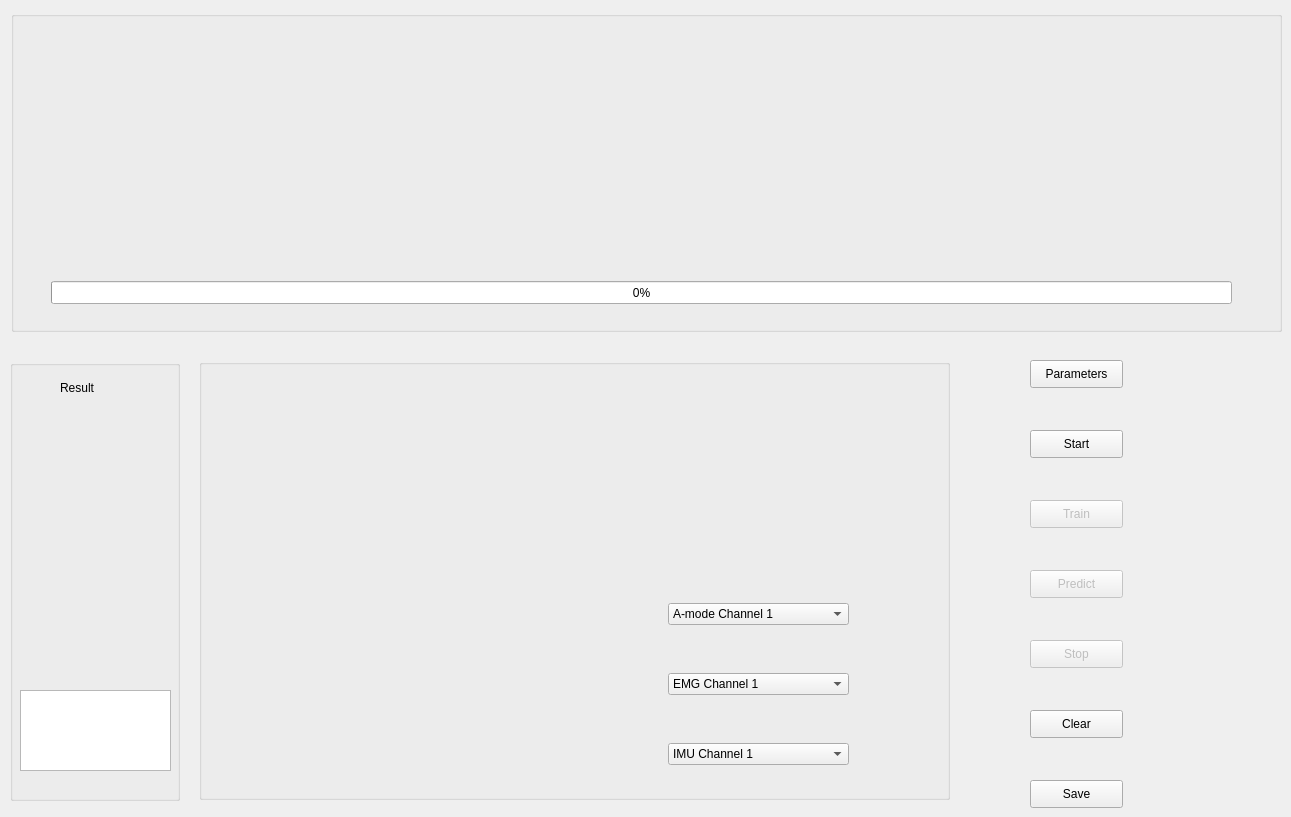
      <widget class="QWidget" name="Discrete">
       <attribute name="title">
        <string>DisGesture</string>
       </attribute>
       <widget class="QGroupBox" name="groupBox_3">
        <property name="geometry">
         <rect>
          <x>11</x>
          <y>11</y>
          <width>1271</width>
          <height>321</height>
         </rect>
        </property>
        <property name="title">
         <string/>
        </property>
        <widget class="QWidget" name="disGesture_widget_1" native="true">
         <property name="geometry">
          <rect>
           <x>10</x>
           <y>50</y>
           <width>120</width>
           <height>200</height>
          </rect>
         </property>
         <widget class="QWidget" name="horizontalLayoutWidget">
          <property name="geometry">
           <rect>
            <x>-1</x>
            <y>0</y>
            <width>121</width>
            <height>201</height>
           </rect>
          </property>
          <layout class="QHBoxLayout" name="disGesture_layout_1"/>
         </widget>
        </widget>
        <widget class="QWidget" name="disGesture_widget_2" native="true">
         <property name="geometry">
          <rect>
           <x>135</x>
           <y>50</y>
           <width>120</width>
           <height>200</height>
          </rect>
         </property>
         <widget class="QWidget" name="horizontalLayoutWidget_2">
          <property name="geometry">
           <rect>
            <x>0</x>
            <y>0</y>
            <width>121</width>
            <height>201</height>
           </rect>
          </property>
          <layout class="QHBoxLayout" name="disGesture_layout_2"/>
         </widget>
        </widget>
        <widget class="QWidget" name="disGesture_widget_3" native="true">
         <property name="geometry">
          <rect>
           <x>260</x>
           <y>50</y>
           <width>120</width>
           <height>200</height>
          </rect>
         </property>
         <widget class="QWidget" name="horizontalLayoutWidget_3">
          <property name="geometry">
           <rect>
            <x>0</x>
            <y>0</y>
            <width>121</width>
            <height>201</height>
           </rect>
          </property>
          <layout class="QHBoxLayout" name="disGesture_layout_3"/>
         </widget>
        </widget>
        <widget class="QWidget" name="disGesture_widget_4" native="true">
         <property name="geometry">
          <rect>
           <x>385</x>
           <y>50</y>
           <width>120</width>
           <height>200</height>
          </rect>
         </property>
         <widget class="QWidget" name="horizontalLayoutWidget_4">
          <property name="geometry">
           <rect>
            <x>0</x>
            <y>0</y>
            <width>121</width>
            <height>201</height>
           </rect>
          </property>
          <layout class="QHBoxLayout" name="disGesture_layout_4"/>
         </widget>
        </widget>
        <widget class="QWidget" name="disGesture_widget_5" native="true">
         <property name="geometry">
          <rect>
           <x>510</x>
           <y>50</y>
           <width>120</width>
           <height>200</height>
          </rect>
         </property>
         <widget class="QWidget" name="horizontalLayoutWidget_5">
          <property name="geometry">
           <rect>
            <x>0</x>
            <y>0</y>
            <width>121</width>
            <height>201</height>
           </rect>
          </property>
          <layout class="QHBoxLayout" name="disGesture_layout_5"/>
         </widget>
        </widget>
        <widget class="QWidget" name="disGesture_widget_6" native="true">
         <property name="geometry">
          <rect>
           <x>635</x>
           <y>50</y>
           <width>120</width>
           <height>200</height>
          </rect>
         </property>
         <widget class="QWidget" name="horizontalLayoutWidget_6">
          <property name="geometry">
           <rect>
            <x>0</x>
            <y>0</y>
            <width>121</width>
            <height>201</height>
           </rect>
          </property>
          <layout class="QHBoxLayout" name="disGesture_layout_6"/>
         </widget>
        </widget>
        <widget class="QProgressBar" name="disGesture_progressBar_1">
         <property name="geometry">
          <rect>
           <x>40</x>
           <y>270</y>
           <width>1181</width>
           <height>23</height>
          </rect>
         </property>
         <property name="value">
          <number>0</number>
         </property>
        </widget>
        <widget class="QWidget" name="disGesture_widget_7" native="true">
         <property name="geometry">
          <rect>
           <x>760</x>
           <y>50</y>
           <width>120</width>
           <height>200</height>
          </rect>
         </property>
         <widget class="QWidget" name="horizontalLayoutWidget_9">
          <property name="geometry">
           <rect>
            <x>0</x>
            <y>0</y>
            <width>121</width>
            <height>201</height>
           </rect>
          </property>
          <layout class="QHBoxLayout" name="disGesture_layout_8"/>
         </widget>
        </widget>
        <widget class="QWidget" name="disGesture_widget_9" native="true">
         <property name="geometry">
          <rect>
           <x>885</x>
           <y>50</y>
           <width>120</width>
           <height>200</height>
          </rect>
         </property>
         <widget class="QWidget" name="horizontalLayoutWidget_10">
          <property name="geometry">
           <rect>
            <x>0</x>
            <y>0</y>
            <width>121</width>
            <height>201</height>
           </rect>
          </property>
          <layout class="QHBoxLayout" name="disGesture_layout_9"/>
         </widget>
        </widget>
        <widget class="QWidget" name="disGesture_widget_10" native="true">
         <property name="geometry">
          <rect>
           <x>1010</x>
           <y>50</y>
           <width>120</width>
           <height>200</height>
          </rect>
         </property>
         <widget class="QWidget" name="horizontalLayoutWidget_11">
          <property name="geometry">
           <rect>
            <x>0</x>
            <y>0</y>
            <width>121</width>
            <height>201</height>
           </rect>
          </property>
          <layout class="QHBoxLayout" name="disGesture_layout_10"/>
         </widget>
        </widget>
        <widget class="QWidget" name="disGesture_widget_11" native="true">
         <property name="geometry">
          <rect>
           <x>1135</x>
           <y>50</y>
           <width>120</width>
           <height>200</height>
          </rect>
         </property>
         <widget class="QWidget" name="horizontalLayoutWidget_12">
          <property name="geometry">
           <rect>
            <x>0</x>
            <y>0</y>
            <width>121</width>
            <height>201</height>
           </rect>
          </property>
          <layout class="QHBoxLayout" name="disGesture_layout_11"/>
         </widget>
        </widget>
        <zorder>disGesture_widget_10</zorder>
        <zorder>disGesture_widget_1</zorder>
        <zorder>disGesture_widget_2</zorder>
        <zorder>disGesture_widget_3</zorder>
        <zorder>disGesture_widget_4</zorder>
        <zorder>disGesture_widget_5</zorder>
        <zorder>disGesture_widget_6</zorder>
        <zorder>disGesture_progressBar_1</zorder>
        <zorder>disGesture_widget_7</zorder>
        <zorder>disGesture_widget_9</zorder>
        <zorder>disGesture_widget_11</zorder>
       </widget>
       <widget class="QGroupBox" name="groupBox_4">
        <property name="geometry">
         <rect>
          <x>10</x>
          <y>360</y>
          <width>170</width>
          <height>441</height>
         </rect>
        </property>
        <property name="title">
         <string/>
        </property>
        <widget class="QLabel" name="label">
         <property name="geometry">
          <rect>
           <x>50</x>
           <y>20</y>
           <width>72</width>
           <height>15</height>
          </rect>
         </property>
         <property name="text">
          <string>Result</string>
         </property>
        </widget>
        <widget class="QWidget" name="disGesture_widget_result" native="true">
         <property name="geometry">
          <rect>
           <x>10</x>
           <y>80</y>
           <width>150</width>
           <height>200</height>
          </rect>
         </property>
         <widget class="QWidget" name="horizontalLayoutWidget_7">
          <property name="geometry">
           <rect>
            <x>0</x>
            <y>0</y>
            <width>151</width>
            <height>201</height>
           </rect>
          </property>
          <layout class="QHBoxLayout" name="disGesture_layout_result"/>
         </widget>
        </widget>
        <widget class="QTextBrowser" name="textBrowser">
         <property name="geometry">
          <rect>
           <x>10</x>
           <y>330</y>
           <width>151</width>
           <height>81</height>
          </rect>
         </property>
        </widget>
       </widget>
       <widget class="QGroupBox" name="groupBox_7">
        <property name="geometry">
         <rect>
          <x>199</x>
          <y>359</y>
          <width>751</width>
          <height>441</height>
         </rect>
        </property>
        <property name="title">
         <string/>
        </property>
        <widget class="QWidget" name="layoutWidget">
         <property name="geometry">
          <rect>
           <x>10</x>
           <y>10</y>
           <width>731</width>
           <height>421</height>
          </rect>
         </property>
         <layout class="QGridLayout" name="gridLayout_8">
          <item row="1" column="0">
           <widget class="QCustomPlot" name="disGesture_IMU_plot" native="true"/>
          </item>
          <item row="0" column="1">
           <widget class="QCustomPlot" name="disGesture_EMG_plot" native="true"/>
          </item>
          <item row="0" column="0">
           <widget class="QCustomPlot" name="disGesture_Amode_plot" native="true"/>
          </item>
          <item row="1" column="1">
           <widget class="QWidget" name="widget_2" native="true">
            <widget class="QComboBox" name="disGesture_Amode_comboBox">
             <property name="geometry">
              <rect>
               <x>90</x>
               <y>20</y>
               <width>181</width>
               <height>22</height>
              </rect>
             </property>
             <item>
              <property name="text">
               <string>A-mode Channel 1</string>
              </property>
             </item>
             <item>
              <property name="text">
               <string>A-mode Channel 2</string>
              </property>
             </item>
             <item>
              <property name="text">
               <string>A-mode Channel 3</string>
              </property>
             </item>
             <item>
              <property name="text">
               <string>A-mode Channel 4</string>
              </property>
             </item>
            </widget>
            <widget class="QComboBox" name="disGesture_EMG_comboBox">
             <property name="geometry">
              <rect>
               <x>90</x>
               <y>90</y>
               <width>181</width>
               <height>22</height>
              </rect>
             </property>
             <item>
              <property name="text">
               <string>EMG Channel 1</string>
              </property>
             </item>
             <item>
              <property name="text">
               <string>EMG Channel 2</string>
              </property>
             </item>
             <item>
              <property name="text">
               <string>EMG Channel 3</string>
              </property>
             </item>
             <item>
              <property name="text">
               <string>EMG Channel 4</string>
              </property>
             </item>
            </widget>
            <widget class="QComboBox" name="disGesture_IMU_comboBox">
             <property name="geometry">
              <rect>
               <x>90</x>
               <y>160</y>
               <width>181</width>
               <height>22</height>
              </rect>
             </property>
             <item>
              <property name="text">
               <string>IMU Channel 1</string>
              </property>
             </item>
             <item>
              <property name="text">
               <string>IMU Channel 2</string>
              </property>
             </item>
             <item>
              <property name="text">
               <string>IMU Channel 3</string>
              </property>
             </item>
             <item>
              <property name="text">
               <string>IMU Channel 4</string>
              </property>
             </item>
            </widget>
           </widget>
          </item>
         </layout>
        </widget>
       </widget>
       <widget class="QPushButton" name="disGesture_start_button">
        <property name="geometry">
         <rect>
          <x>1030</x>
          <y>430</y>
          <width>93</width>
          <height>28</height>
         </rect>
        </property>
        <property name="text">
         <string>Start</string>
        </property>
       </widget>
       <widget class="QPushButton" name="disGesture_stop_button">
        <property name="enabled">
         <bool>false</bool>
        </property>
        <property name="geometry">
         <rect>
          <x>1030</x>
          <y>640</y>
          <width>93</width>
          <height>28</height>
         </rect>
        </property>
        <property name="text">
         <string>Stop</string>
        </property>
       </widget>
       <widget class="QPushButton" name="disGesture_train_button">
        <property name="enabled">
         <bool>false</bool>
        </property>
        <property name="geometry">
         <rect>
          <x>1030</x>
          <y>500</y>
          <width>93</width>
          <height>28</height>
         </rect>
        </property>
        <property name="text">
         <string>Train</string>
        </property>
       </widget>
       <widget class="QPushButton" name="disGesture_predict_button">
        <property name="enabled">
         <bool>false</bool>
        </property>
        <property name="geometry">
         <rect>
          <x>1030</x>
          <y>570</y>
          <width>93</width>
          <height>28</height>
         </rect>
        </property>
        <property name="text">
         <string>Predict</string>
        </property>
       </widget>
       <widget class="QPushButton" name="disGesture_clear_button">
        <property name="enabled">
         <bool>true</bool>
        </property>
        <property name="geometry">
         <rect>
          <x>1030</x>
          <y>710</y>
          <width>93</width>
          <height>28</height>
         </rect>
        </property>
        <property name="text">
         <string>Clear</string>
        </property>
       </widget>
       <widget class="QPushButton" name="disGesture_save_button">
        <property name="enabled">
         <bool>true</bool>
        </property>
        <property name="geometry">
         <rect>
          <x>1030</x>
          <y>780</y>
          <width>93</width>
          <height>28</height>
         </rect>
        </property>
        <property name="text">
         <string>Save</string>
        </property>
       </widget>
       <widget class="QPushButton" name="disGesture_parameters_button">
        <property name="geometry">
         <rect>
          <x>1030</x>
          <y>360</y>
          <width>93</width>
          <height>28</height>
         </rect>
        </property>
        <property name="text">
         <string>Parameters</string>
        </property>
       </widget>
       <zorder>groupBox_3</zorder>
       <zorder>groupBox_4</zorder>
       <zorder>groupBox_7</zorder>
       <zorder>disGesture_start_button</zorder>
       <zorder>disGesture_stop_button</zorder>
       <zorder>disGesture_train_button</zorder>
       <zorder>disGesture_predict_button</zorder>
       <zorder>disGesture_clear_button</zorder>
       <zorder>disGesture_save_button</zorder>
       <zorder>disGesture_parameters_button</zorder>
       <zorder>horizontalLayoutWidget_9</zorder>
      </widget>
